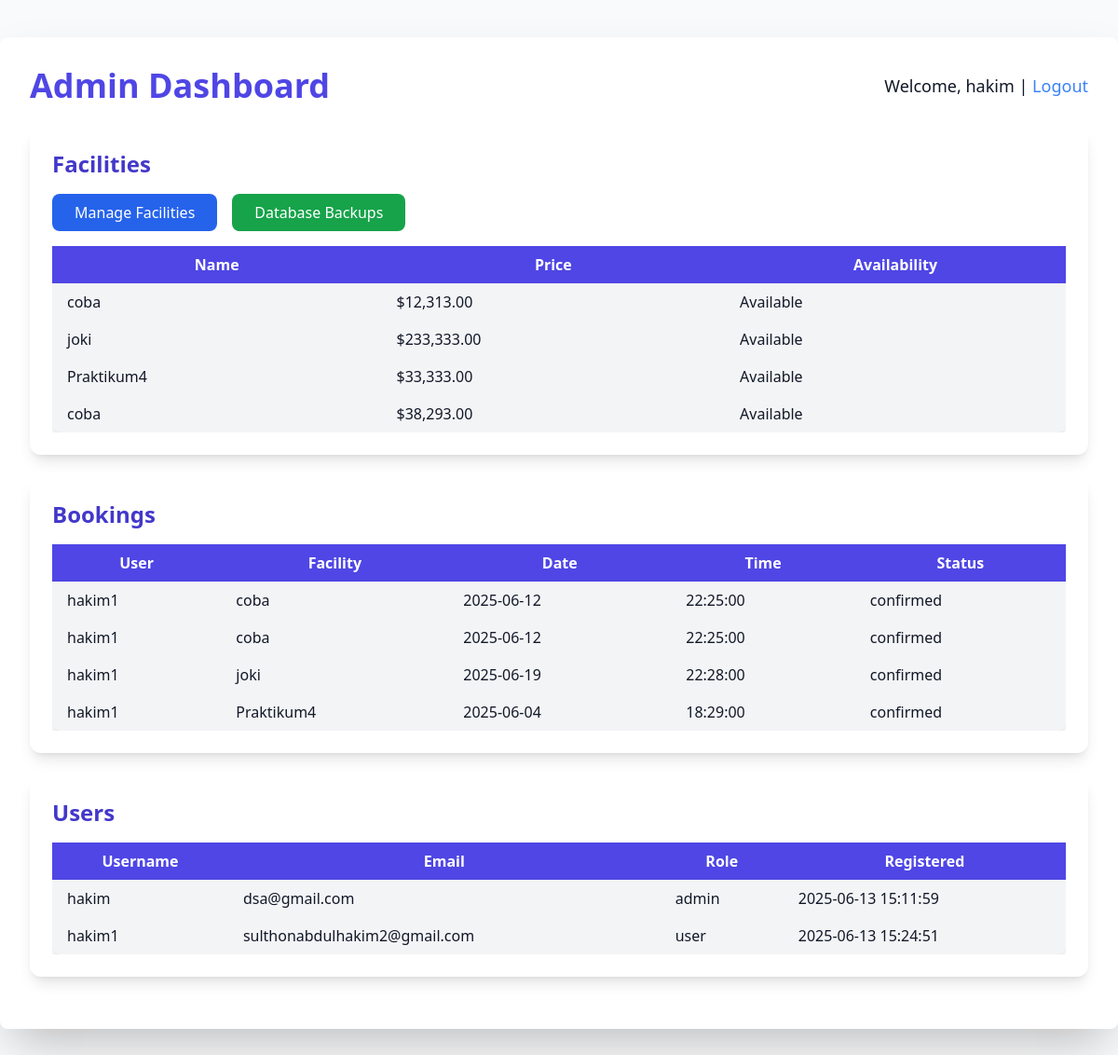
The page /admin.php (signed in) on the database as committed earlier.
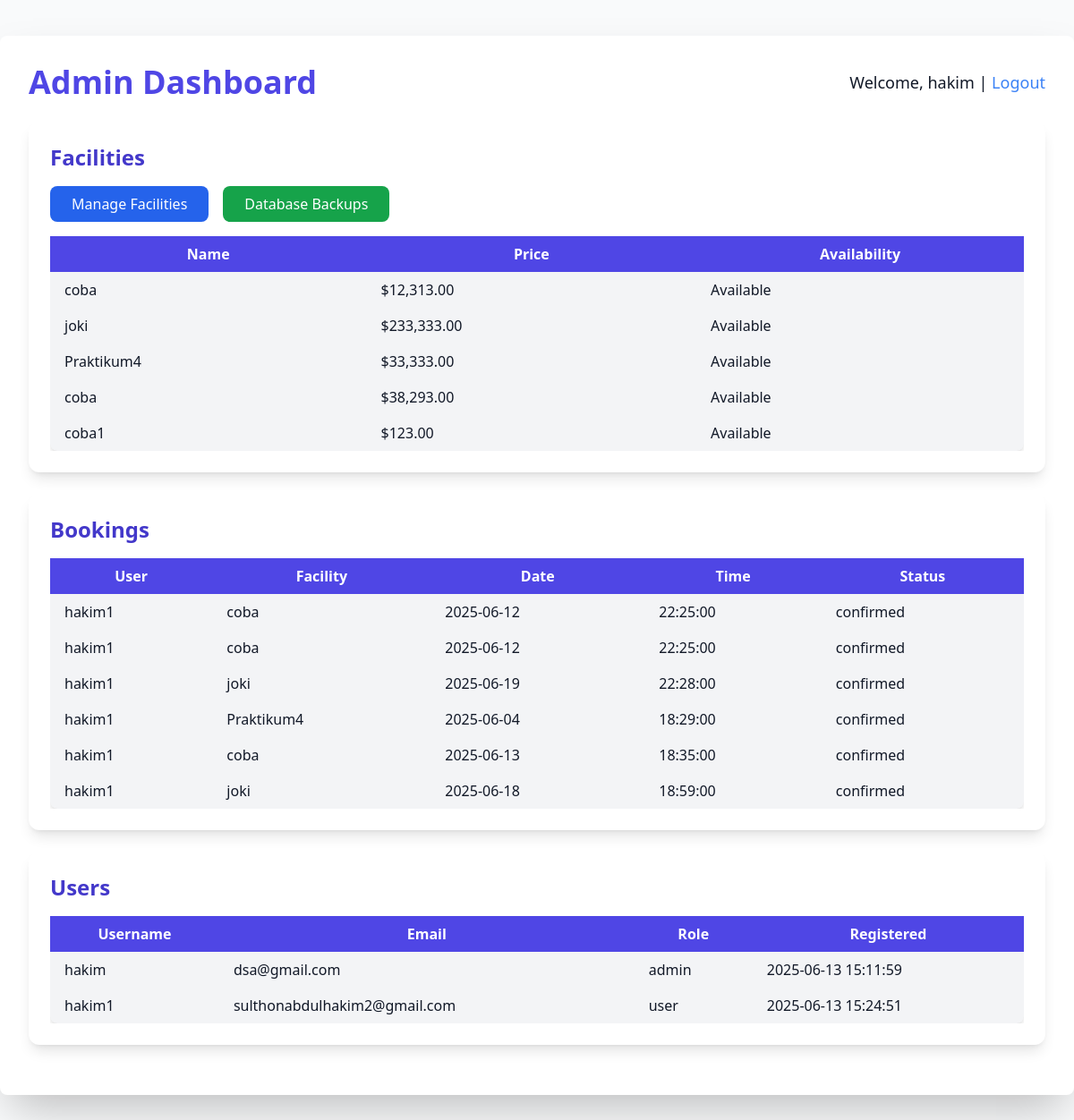
The same page on the database as committed later.
### tables this page shows
CREATE TABLE `facilities` (
  `id` int NOT NULL AUTO_INCREMENT,
  `name` varchar(100) NOT NULL,
  `description` text,
  `price` decimal(10,2) NOT NULL,
  `available` tinyint(1) DEFAULT '1',
  `created_at` timestamp NULL DEFAULT CURRENT_TIMESTAMP,
  PRIMARY KEY (`id`)
);

CREATE TABLE `bookings` (
  `id` int NOT NULL AUTO_INCREMENT,
  `user_id` int NOT NULL,
  `facility_id` int NOT NULL,
  `booking_date` date NOT NULL,
  `booking_time` time NOT NULL,
  `status` enum('pending','confirmed','cancelled') DEFAULT 'pending',
  `created_at` timestamp NULL DEFAULT CURRENT_TIMESTAMP,
  PRIMARY KEY (`id`),
  KEY `user_id` (`user_id`),
  KEY `facility_id` (`facility_id`),
  CONSTRAINT `bookings_ibfk_1` FOREIGN KEY (`user_id`) REFERENCES `users` (`id`),
  CONSTRAINT `bookings_ibfk_2` FOREIGN KEY (`facility_id`) REFERENCES `facilities` (`id`)
);

CREATE TABLE `users` (
  `id` int NOT NULL AUTO_INCREMENT,
  `username` varchar(50) NOT NULL,
  `password` varchar(255) NOT NULL,
  `email` varchar(100) NOT NULL,
  `role` enum('user','admin') DEFAULT 'user',
  `created_at` timestamp NULL DEFAULT CURRENT_TIMESTAMP,
  PRIMARY KEY (`id`),
  UNIQUE KEY `username` (`username`),
  UNIQUE KEY `email` (`email`)
);

### admin.php (the view, shortened to what this page needs)
<?php
require 'config/init.php';
$facilities = [];
$result = mysqli_query($conn, 'SELECT * FROM facilities');
if ($result) {
    while ($row = mysqli_fetch_assoc($result)) {
        $facilities[] = $row;
    }
}
$bookings = [];
$query = 'SELECT b.id, u.username, f.name AS facility_name, b.booking_date, b.booking_time, b.status
          FROM bookings b
          JOIN users u ON b.user_id = u.id
          JOIN facilities f ON b.facility_id = f.id';
$result = mysqli_query($conn, $query);
if ($result) {
    while ($row = mysqli_fetch_assoc($result)) {
        $bookings[] = $row;
    }
}
$users = [];
$result = mysqli_query($conn, 'SELECT id, username, email, role, created_at FROM users');
if ($result) {
    while ($row = mysqli_fetch_assoc($result)) {
        $users[] = $row;
    }
}
?>
<!DOCTYPE html>
<html>
<head>
    <script src="https://cdn.tailwindcss.com"></script>
</head>
<body class="bg-gray-50 font-sans text-gray-900 min-h-screen">
    <main class="container mx-auto p-8 max-w-7xl bg-white rounded-lg shadow-2xl mt-10 overflow-y-auto">
        <div class="flex items-center justify-between mb-6">
            <h1 class="text-4xl font-extrabold text-indigo-600">Admin Dashboard</h1>
            <p class="text-lg font-medium">Welcome, <?php echo htmlspecialchars($_SESSION['username']); ?> |
                <a href="logout.php" class="text-blue-500 hover:text-blue-600">Logout</a>
            </p>
        </div>
        <section class="bg-white p-6 rounded-xl shadow-lg mb-6">
            <h2 class="text-2xl font-semibold text-indigo-700 mb-4">Facilities</h2>
            <div class="flex space-x-4 mb-4">
                <a href="facilities.php"
                    class="inline-block px-6 py-2 bg-blue-600 text-white rounded-lg hover:bg-blue-700 transition">Manage
                    Facilities</a>
                <a href="backup_list.php"
                    class="inline-block px-6 py-2 bg-green-600 text-white rounded-lg hover:bg-green-700 transition">Database
                    Backups</a>
            </div>
            <div class="overflow-x-auto">
                <table class="w-full table-auto border-collapse bg-gray-100 rounded-lg shadow-md">
                    <thead class="bg-indigo-600 text-white">
                        <tr>
                            <th class="px-4 py-2">Name</th>
                            <th class="px-4 py-2">Price</th>
                            <th class="px-4 py-2">Availability</th>
                        </tr>
                    </thead>
                    <tbody>
                        <?php foreach ($facilities as $facility): ?>
                        <tr class="hover:bg-gray-200">
                            <td class="px-4 py-2"><?php echo htmlspecialchars($facility['name']); ?></td>
                            <td class="px-4 py-2">$<?php echo number_format($facility['price'], 2); ?></td>
                            <td class="px-4 py-2"><?php echo $facility['available'] ? 'Available' : 'Not Available'; ?>
                            </td>
                        </tr>
                        <?php endforeach; ?>
                    </tbody>
                </table>
            </div>
        </section>
        <section class="bg-white p-6 rounded-xl shadow-lg mb-6">
            <h2 class="text-2xl font-semibold text-indigo-700 mb-4">Bookings</h2>
            <div class="overflow-x-auto">
                <table class="w-full table-auto border-collapse bg-gray-100 rounded-lg shadow-md">
                    <thead class="bg-indigo-600 text-white">
                        <tr>
                            <th class="px-4 py-2">User</th>
                            <th class="px-4 py-2">Facility</th>
                            <th class="px-4 py-2">Date</th>
                            <th class="px-4 py-2">Time</th>
                            <th class="px-4 py-2">Status</th>
                        </tr>
                    </thead>
                    <tbody>
                        <?php foreach ($bookings as $booking): ?>
                        <tr class="hover:bg-gray-200">
                            <td class="px-4 py-2"><?php echo htmlspecialchars($booking['username']); ?></td>
                            <td class="px-4 py-2"><?php echo htmlspecialchars($booking['facility_name']); ?></td>
                            <td class="px-4 py-2"><?php echo $booking['booking_date']; ?></td>
                            <td class="px-4 py-2"><?php echo $booking['booking_time']; ?></td>
                            <td class="px-4 py-2"><?php echo $booking['status']; ?></td>
                        </tr>
                        <?php endforeach; ?>
                    </tbody>
                </table>
            </div>
        </section>
        <section class="bg-white p-6 rounded-xl shadow-lg mb-6">
            <h2 class="text-2xl font-semibold text-indigo-700 mb-4">Users</h2>
            <div class="overflow-x-auto">
                <table class="w-full table-auto border-collapse bg-gray-100 rounded-lg shadow-md">
                    <thead class="bg-indigo-600 text-white">
                        <tr>
                            <th class="px-4 py-2">Username</th>
                            <th class="px-4 py-2">Email</th>
                            <th class="px-4 py-2">Role</th>
                            <th class="px-4 py-2">Registered</th>
                        </tr>
                    </thead>
                    <tbody>
                        <?php foreach ($users as $user): ?>
                        <tr class="hover:bg-gray-200">
                            <td class="px-4 py-2"><?php echo htmlspecialchars($user['username']); ?></td>
                            <td class="px-4 py-2"><?php echo htmlspecialchars($user['email']); ?></td>
                            <td class="px-4 py-2"><?php echo $user['role']; ?></td>
                            <td class="px-4 py-2"><?php echo $user['created_at']; ?></td>
                        </tr>
                        <?php endforeach; ?>
                    </tbody>
                </table>
            </div>
        </section>
    </main>
</body>
</html>

Rows that differ between the two databases and show on the page:
added facilities: name "coba1", price "123.00", available "Available"
added bookings: user.username "hakim1", facility.name "coba", booking_date "2025-06-13", booking_time "18:35:00", status "confirmed"
added bookings: user.username "hakim1", facility.name "joki", booking_date "2025-06-18", booking_time "18:59:00", status "confirmed"
